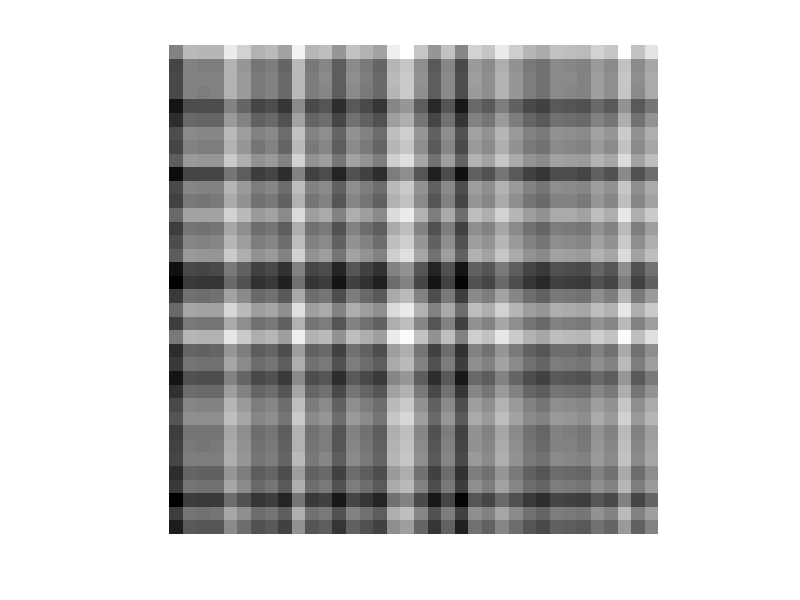

The MATLAB source for this figure:
%% Author: Najam Khalil
% Computer Engineer
% Email: najamkhalil123@gmail.com

clc;clear all;close all;
x=rand(36,36);
y=rand(36,36);
A=zeros(36,36);
[r,c]=size(A);
for i=1:r
    for j=1:c
        A(i,j)=(x(j)-x(i))-(y(j)-y(i));
    end
end
imshow(A,[])
